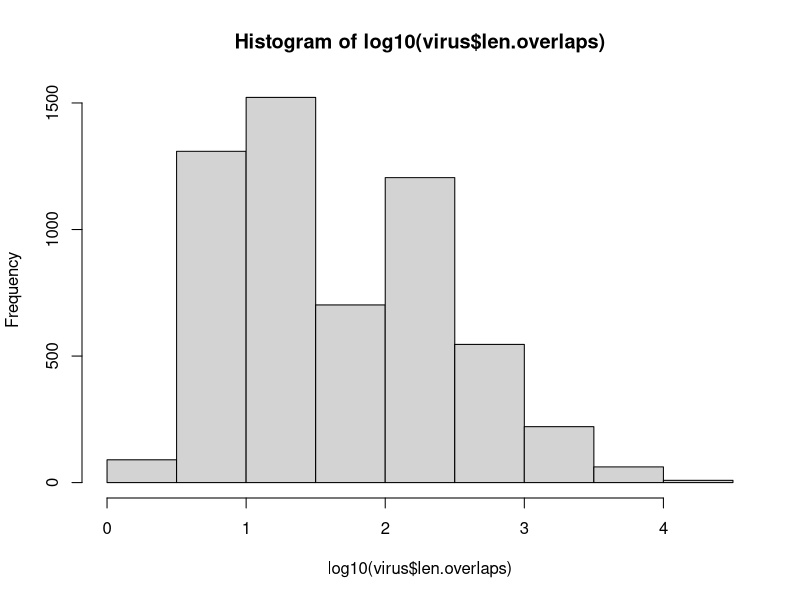
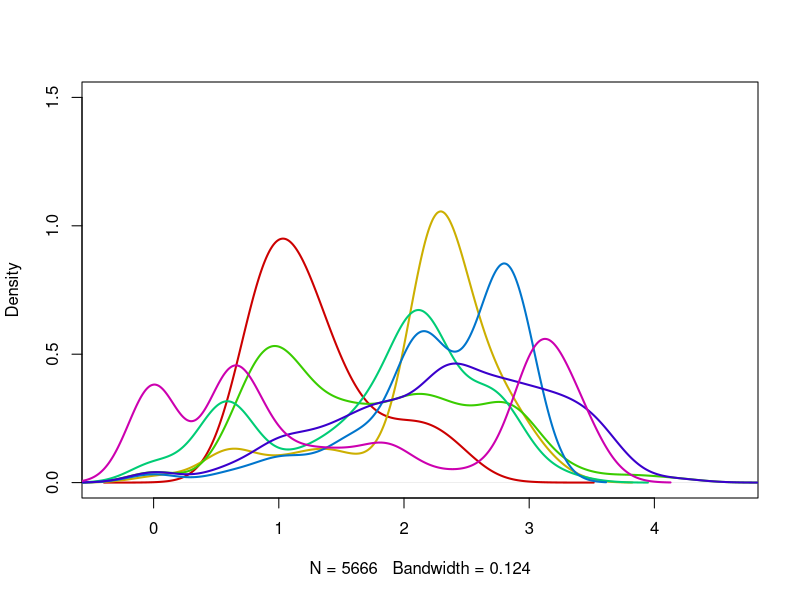

These figures' R source, in order: (Note: this script raises an error after producing the figures.)
# File with Baltimore info
setwd('/home/lmunoz/Projects/ovrf-review/data/Baltimore')
virus <- read.csv('species_file_baltimore2.csv')

hist(log10(virus$len.overlaps))
sum(virus$len.overlaps==0, na.rm=TRUE)

#Density plot
x <- log10(virus$len.overlaps)
plot(density(x, na.rm=T), type='n', main='', ylim=c(0,1.5))
pal <- rainbow(7, v=0.8)
count <- 1
for (bc in unique(virus$baltimore.class)) {
  if (bc == 'circular_ss_RNA') next;
  lines(density(x[virus$baltimore.class==bc], na.rm=T, bw=0.2), 
        col=pal[count], lwd=2)
  count <- count + 1
}


## collect mean overlap length by family
tab <- table(virus$family) 
family <- names(tab)[tab > 100]
family <- family[!grepl("unclassified|Unknown", family)]

virus2 <- virus[is.element(virus$family, family), ]
virus2$baltimore.class <- factor(virus2$baltimore.class)
virus2$family <- factor(virus2$family)
# TODO: get equiprobable cut points
cut.pts <- cut2(log10(virus2$len.overlaps), g=5, onlycuts=T)

m <- sapply(split(virus2, virus2$family), function(fam) {
  h <- hist(log10(fam$len.overlaps), breaks=cut.pts, plot=F)
  y <- c(sum(is.na(fam$len.overlaps)), h$counts)
  y/sum(y)
})
stars(t(m))

##################################
# Correcting ringeplot

library(ggplot2)
library(ggridges)
library(gridExtra)
#by length
virus3<- virus[which(virus$n.overlaps!=0),]

ov.len<- ggplot(virus3, aes(x = log10(len.overlaps), y = baltimore.class, group = baltimore.class, fill = baltimore.class)) + 
   geom_density_ridges( 
     aes(point_color = baltimore.class, point_fill = baltimore.class, point_shape = baltimore.class),
                        alpha = .3, point_alpha = 1, jittered_points = TRUE
   )+
  scale_point_color_hue(l = 40) +
  scale_discrete_manual(aesthetics = "point_shape", values = c(21, 22, 23, 24, 25, 21, 26))+
  ggtitle("Average overlap length")+
  theme(plot.title = element_text(hjust = 0.5))+
  labs(y="Category", x = "[log10] Average overlap length (nts)")


n.ov <-ggplot(virus3, aes(x = log10(n.overlaps), y = baltimore.class, group = baltimore.class, fill = baltimore.class)) + 
  geom_density_ridges( 
    aes(point_color = baltimore.class, point_fill = baltimore.class, point_shape = baltimore.class),
    alpha = .2, point_alpha = 1, jittered_points = TRUE
  )+
  scale_point_color_hue(l = 40) +
  scale_discrete_manual(aesthetics = "point_shape", values = c(21, 22, 23, 24, 25, 21, 26))+
  ggtitle("Number of overlapping regions")+
  theme(plot.title = element_text(hjust = 0.5))+
  labs(y="Category", x = "[log10] Number of overlapping regions")


grid.arrange(ov.len, n.ov, nrow = 2)



# Blah
sub <- subset(virus, family = 'Unknown')
sub2<-(subset(sub, Genome.length > 5000 & Genome.length < 12000))

my_table <- table(sub$Number.of.proteins)
lbls <- paste(names(my_table), "\n", my_table, sep="")
pie(my_table, border = "black", labels = lbls, main = "Baltimore classification of data base")
